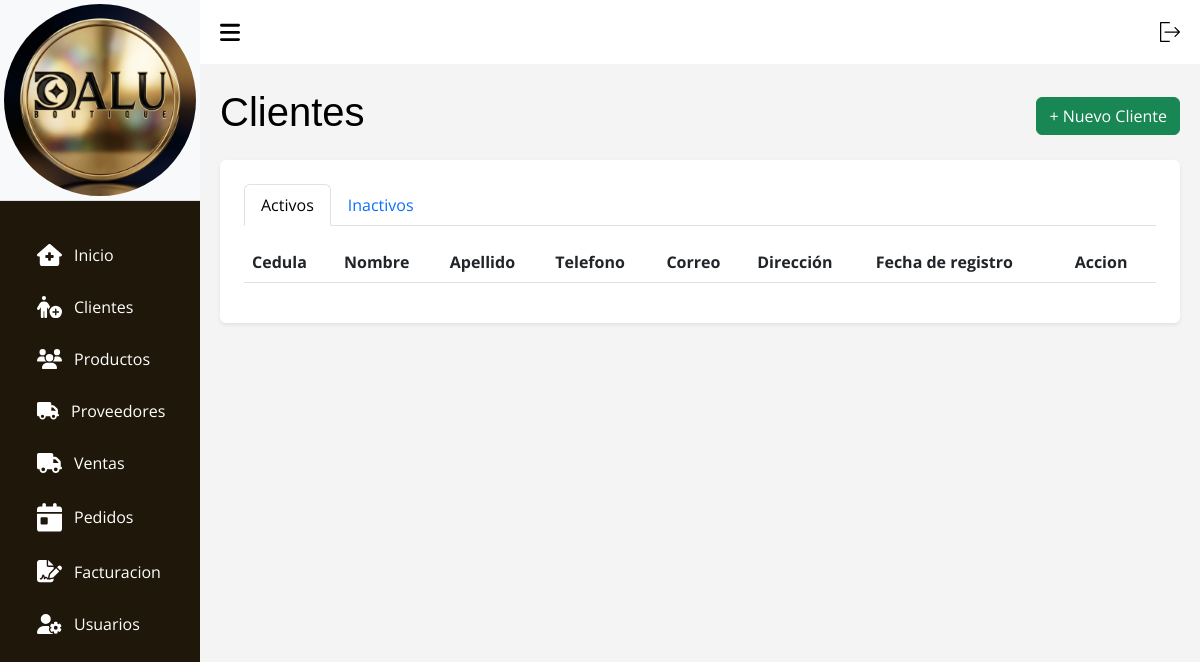
/?c=Clientes, run on an earlier commit of the app's database.
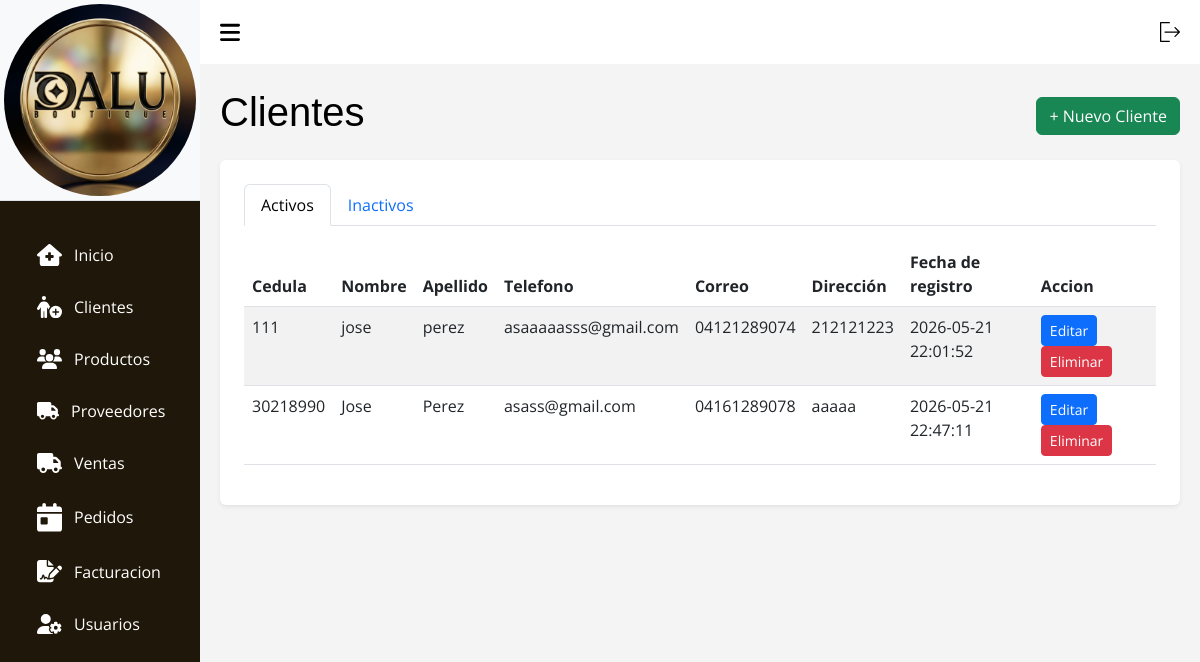
And on a later commit of the database.
### tables this page shows
CREATE TABLE `clientes` (
  `id` int(11) NOT NULL,
  `nombre` varchar(100) NOT NULL,
  `apellido` varchar(100) NOT NULL,
  `correo` varchar(150) NOT NULL,
  `cedula` varchar(150) NOT NULL,
  `telefono` varchar(20) DEFAULT NULL,
  `direccion` varchar(255) DEFAULT NULL,
  `fecha_registro` timestamp NOT NULL DEFAULT current_timestamp(),
  `activo` tinyint(1) DEFAULT 1
);

### src/Models/Conexion.php (called while the page is built, shortened)
<?php
    class Conexion extends PDO {
        function __construct() {
            $servername = "localhost";
            $username = "root";
            $password = "";
            $dbname = "tiendadalu";
        }
    }

### src/Models/Clientes.php (called while the page is built, shortened)
<?php
    class Clientes extends Conexion {
        public function search() {
            $sql = "SELECT * FROM clientes WHERE activo = 1";
            $stmt = $this->prepare($sql);
            $stmt->execute();
            return $stmt->fetchAll(\PDO::FETCH_ASSOC);
        }
    }

### src/Views/V_cliente.php (the view, shortened to what this page needs)
<!DOCTYPE html>
<html lang="es">
<head>
    <link rel="stylesheet" href="assets/css/css.css">
    <link rel="stylesheet" href="assets/css/tabla.css">
    <link rel="stylesheet" href="assets/css/header.css">
    <link rel="stylesheet" href="assets/bootstrap.min.css">
    <link rel="stylesheet" href="assets/DataTablet/datatables.css">
</head>
<body>
    <?php require_once __DIR__ . "/../Views/layout/header.php"; ?>
    <main>
        <div class="d-flex justify-content-between align-items-center mb-3">
            <h1 class="titulo text-black">Clientes</h1>
            <button class="btn btn-success" data-bs-toggle="modal" data-bs-target="#modalAgregar">+ Nuevo Cliente</button>
        </div>
        <div class="container bg-white p-4 rounded shadow-sm">
            <ul class="nav nav-tabs mb-3" id="clienteTabs" role="tablist">
                <li class="nav-item">
                    <button class="nav-link active" id="activos-tab" data-bs-toggle="tab" data-bs-target="#activos" type="button">Activos</button>
                </li>
                <li class="nav-item">
                    <button class="nav-link" id="inactivos-tab" data-bs-toggle="tab" data-bs-target="#inactivos" type="button">Inactivos</button>
                </li>
            </ul>
            <div class="tab-content">
                <div class="tab-pane fade show active" id="activos">
                    <div class="table-responsive">
                        <table id="tablaActivos" class="table-DT table table-striped">
                            <thead>
                                <tr>
                                    <th scope="col">Cedula</th>
                                    <th scope="col">Nombre</th>
                                    <th scope="col">Apellido</th>
                                    <th scope="col">Telefono</th>
                                    <th scope="col">Correo</th>
                                    <th scope="col">Dirección</th>
                                    <th scope="col">Fecha de registro</th>
                                    <th scope="col">Accion</th>
                                </tr>
                            </thead>
                            <tbody>
                                <?php foreach ($clientes as $c): ?>
                                    <tr>
                                        <td><?php echo $c['cedula']; ?></td>
                                        <td><?php echo $c['nombre']; ?></td>
                                        <td><?php echo $c['apellido']; ?></td>
                                        <td><?php echo $c['correo']; ?></td>
                                        <td><?php echo $c['telefono']; ?></td>
                                        <td><?php echo $c['direccion']; ?></td>
                                        <td><?php echo $c['fecha_registro']; ?></td>
                                        <td>
                                            <button class="btn btn-sm btn-primary" data-bs-toggle="modal" data-bs-target="#modalEditar<?= $c['id'] ?>">Editar</button>
                                            <button type="button" class="btn btn-sm btn-danger" data-bs-toggle="modal" data-bs-target="#modalConfirmarEliminar<?= $c['id'] ?>">Eliminar</button>
                                        </td>
                                    </tr>
                                <?php endforeach; ?>
                            </tbody>
                        </table>
                    </div>
                </div>
            </div>
        </div>
    </main>
</body>
</html>

What changed in the data, as far as the page shows it:
added clientes: cedula "111", nombre "jose", apellido "perez", correo "asaaaaasss@gmail.com", telefono "04121289074", direccion "212121223", fecha_registro "2026-05-21 22:01:52"
added clientes: cedula "30218990", nombre "Jose", apellido "Perez", correo "asass@gmail.com", telefono "04161289078", direccion "aaaaa", fecha_registro "2026-05-21 22:47:11"
